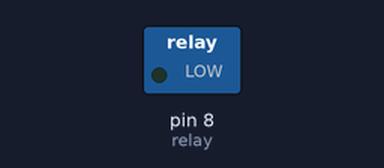
Bench run of a sketch on a simulated Arduino Uno, built with avr-gcc and run on an emulated ATmega328P. Shown: switched loads named in the sketch (green lamp = pin HIGH). Dashed ring = blinking. What the sketch prints to the serial monitor is not drawn.

Above: at 0.3 s.
Timing chart, 0 to 5.2 s (numbered marks = the images above):
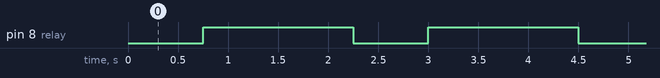

The sketch:

relay_test.ino
```cpp
int relay = 8;

void setup() {
  pinMode(relay,OUTPUT);
  Serial.begin(9600);

}

void loop() {
  digitalWrite(relay, LOW);
  Serial.println("ON");
  delay(750);
  digitalWrite(relay, HIGH);
  Serial.println("OFF");
  delay(1500);


}
```

Measured:
- by itself, pin 8 (relay): alternates HIGH for 1.5 s and LOW for 0.75 s
